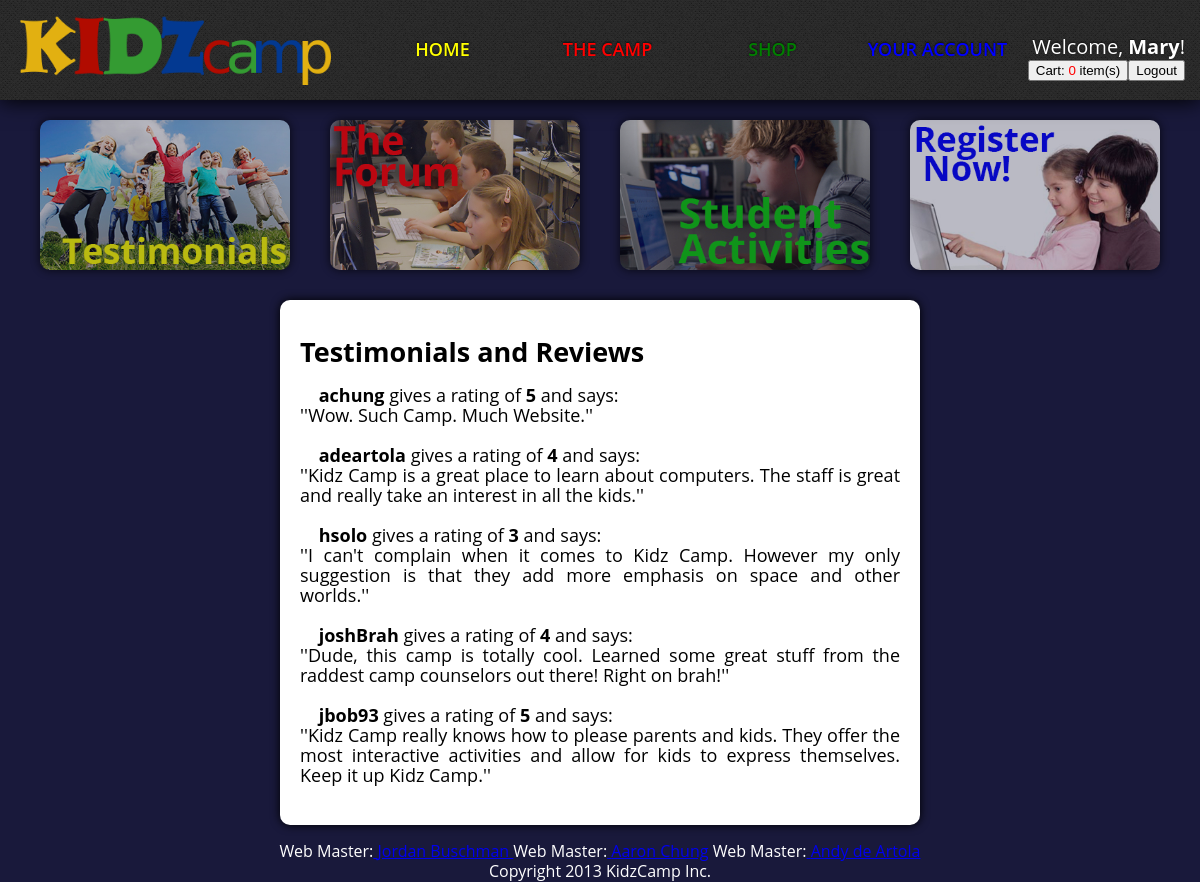
/testimonials.php (signed in), run on the app's committed database.
### tables this page shows
CREATE TABLE forum (
	id INT NOT NULL AUTO_INCREMENT,
	username VARCHAR(16) NOT NULL,
	rating INT NOT NULL,
	review VARCHAR(512) NOT NULL,
	created TIMESTAMP DEFAULT CURRENT_TIMESTAMP,
	PRIMARY KEY (id));

### testimonials.php (the view, shortened to what this page needs)
<!DOCTYPE html>
	<html lang="en">
	<head>
		<link rel="stylesheet" type="text/css" href="mystyles.css">
	</head>
	<body>
		<header>
			<div class="logo">
				<a href='index.php'><img src="images/logo.png"/></a>
			</div>
			<div id='cssmenu'>
				<ul>
	  				<li><a href='index.php'><span style="color: yellow">Home</span></a></li>
					<li><a href='camp.php'><span style="color: red">The Camp</span></a></li>
					<li><a href='shop.php'><span style="color: green">Shop</span></a></li>
					<li><?php
					if(isset($_SESSION['user'])) {
						echo '<a href="account.php"><span style="color: blue">Your Account</span></a></li>';
					}
					else {
						echo '<a href="javascript:alertLogin()"><span style="color: blue">Your Account</span></a>';
					}
					?></li>
				</ul>
			</div>
			<div class="loginOrWelcome">
				<?php
					if(isset($_SESSION['user'])) {
						echo '<div>';
						echo '<p>Welcome, <strong>' . $_SESSION['user']->firstName . '</strong>!</p>';
						echo '<button type="button" onclick="showCart(' . $_SESSION['user']->id . ')">Cart: <span id="cartnum">0</span> item(s)</button>';
						echo '<button type="button" onclick="logout();">Logout</button>';
						echo '</div>';
					}
				?>
			</div>
		</header>
		<section id="boxholder">
			<div id="outer" style="margin-left: auto; margin-right: auto;">
				<div id="boxes">
					<div class="crop">
						<a href="testimonials.php"><img src="images/childrenplaying.jpg" /></a>
					</div>
				</div>
				<div id="boxes">
					<div class="crop">
						<a href="forum.php"><img src="images/kids.jpg" /></a>
					</div>
				</div>
				<div id="boxes">
					<div class="crop">
						<a href="activities.php"><img src="images/teencomputer.jpg" /></a>
					</div>
				</div>
				<div id="boxes">
					<div class="crop">
					<?php
					if(isset($_SESSION['user'])) {
						$a = $_SESSION['user']->firstName;
						$b = $_SESSION['user']->lastName;
						$c = $_SESSION['user']->numEnrolled;
						echo '<a href="javascript:displayRegistration(';
						echo "'" . $a . "'";
						echo ', ';
						echo "'" . $b . "'";
						echo ', ';
						echo "'" . $c . "'";
						echo ')"><img src="images/parentsregistration.jpg" /></a>';
					}
					else {
						echo "<a href='javascript:alertLogin()'><img src='images/parentsregistration.jpg' /></a>";
					}
					?>
					</div>
				</div>
			</div>
		</section>
		<section class="centerpage" style="min-width: 600px; width:600px; font-size: 18px; line-height: 20px;">
		<h1> Testimonials and Reviews </h1>
		<?php
	$tbl2 = "forum";
	$query = "SELECT * FROM $tbl2 WHERE 1";
	$result = mysql_query($query);
	while($row = mysql_fetch_assoc($result)){
		echo "&nbsp&nbsp&nbsp&nbsp<strong>";
		echo $row['username'];
		echo "</strong> gives a rating of <strong>";
		echo $row['rating'];
		echo "</strong> and says:<br /> ''";
		echo $row['review'];
		echo "'' <br /><br />";
	}
		?>
		</section>
		<br />
		<footer>
			<center> Web Master:<a href="mailto:jbuschman@scu.edu"> Jordan Buschman </a>  Web Master:<a href="mailto:achung@scu.edu"> Aaron Chung</a> Web Master:<a href="mailto:adeartola@scu.edu"> Andy de Artola</a></center>
			<center>Copyright 2013 KidzCamp Inc. </center>
		</footer>
	</body>
</html>

### mystyles.css (style rules this page uses)
body { line-height: 100%; margin: 100px 0 0 0; width: 100%; font-family: open sans; text-align: justify; background: #19193b; min-width: 1100px; }
header { padding: 0; position: fixed; top: 0; background-image: url("images/menu-bg.png"); width: inherit; height: 100px; box-shadow: 0 1px 20px #000000; z-index: 100; min-width: 1194px; }
footer { color: white; line-height: 20px; }
#cartnum { color: red; text-decoration: strong; }
.centerpage { margin-top: 40px; border-radius: 10px; min-height: 200px; background: white; padding: 20px; box-shadow: 0 0 10px #000000; width: 80%; margin-left: auto; margin-right: auto; height: auto; overflow: auto; min-width: 1084px; }
.logo { margin: 0; padding: 0; padding-right: 0; float: left; width: 30%; height: 100px; display: table-row; }
.logo img { margin: 15px 20px; height: 70px; }
.loginOrWelcome { position: relative; margin: 0; padding: 0; float: right; text-align: right; width: 15%; height: 100px; }
.loginOrWelcome button { margin-top: 5px; }
.loginOrWelcome > form, .loginOrWelcome > div { position: absolute; right: 0; left: auto; white-space: nowrap; overflow: hidden; }
.loginOrWelcome > div { margin: 39px 15px; font-family: 'Open Sans', sans-serif; font-size: 14px; }
.loginOrWelcome p { margin: 0; color: white; font-size: 20px; text-shadow: 0 -1px 2px rgb(13, 13, 13); }
#cssmenu, #cssmenu > ul { font-family: 'Open Sans', sans-serif; font-weight: 600; }
#cssmenu { margin: 0; padding: 0; float: left; width: 55%; min-width: 651px; height: 100px; }
#cssmenu > ul { height: 100%; margin: 0; padding: 0; }
#cssmenu > ul > li { width: 25%; min-width: 150px; margin: 0; padding-top: 41px; list-style: none; text-align: center; float: left; position: relative; }
#cssmenu > ul > li > a { font-size: 18px; text-decoration: none; text-transform: uppercase; text-shadow: 0 -1px 2px rgb(13, 13, 13); }
#boxholder { width: inherit; height: 150px; margin: 110px 0 0 0; margin-left: auto; margin-right: auto; }
#boxes { width: 25%; max-width: 290px; min-width: 259px; float: left; margin-top: 10px; margin-left: auto; margin-right: auto; opacity: .7; z-index: 1; }
#outer { height: 150px; max-width: 1160px; min-width: 1100px; }
.crop { box-shadow: 0 0 10px #000000; margin: auto; width: 250px; height: 150px; overflow: hidden; border-radius: 10px; }
#boxholder img { width: 250px; }

### data on the page
forum: username "achung", rating "5", review "Wow. Such Camp. Much Website."
forum: username "adeartola", rating "4", review "Kidz Camp is a great place to learn about computers. The staff is great and really take an interest in all the kids."
forum: username "hsolo", rating "3", review "I can't complain when it comes to Kidz Camp. However my only suggestion is that they add more emphasis on space and other worlds."
forum: username "joshBrah", rating "4", review "Dude, this camp is totally cool. Learned some great stuff from the raddest camp counselors out there! Right on brah!"
forum: username "jbob93", rating "5", review "Kidz Camp really knows how to please parents and kids. They offer the most interactive activities and allow for kids to express themselves. Keep it up Kidz Camp."

### other printed values
$_SESSION['user']->firstName "Mary"
